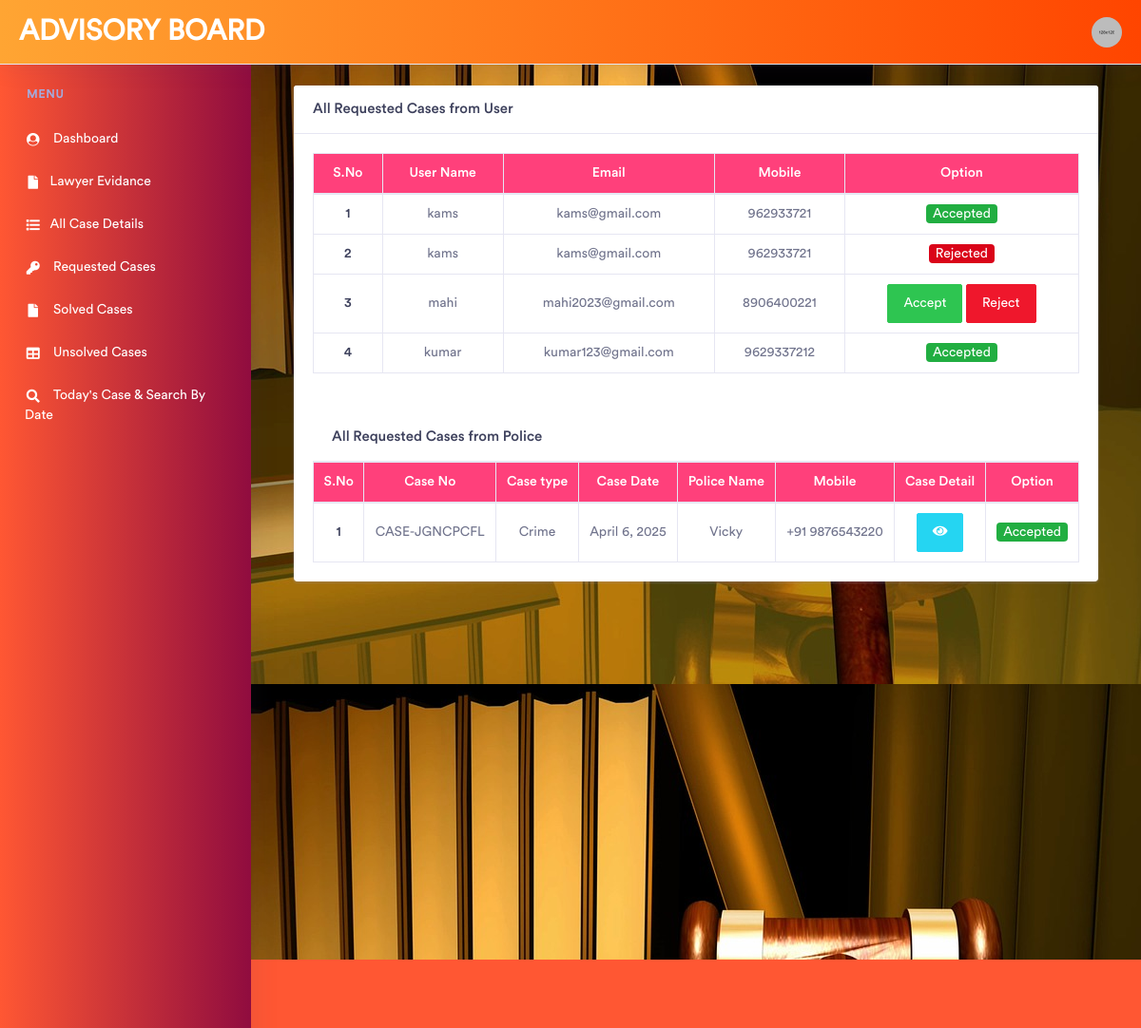
Page /user_case/ (signed in) on the committed database.
### app/models.py (models this page shows, shortened)
class Lawyer_Request(models.Model):
	lawyer_id = models.ForeignKey(Lawyer_Detail, on_delete=models.CASCADE)
	user_id = models.ForeignKey(User_Detail, on_delete=models.CASCADE)
	status = models.CharField(max_length=100)

class User_Detail(models.Model):
	username = models.CharField(max_length=30,unique=True)
	first_name = models.CharField(max_length=30)
	last_name = models.CharField(max_length=30)
	password = models.CharField(max_length=40)
	mail = models.EmailField(max_length=30)
	mobile = models.CharField(max_length=15)
	country = models.CharField(max_length=30)
	state = models.CharField(max_length=30)
	city = models.CharField(max_length=30)
	address =  models.TextField(max_length=200)

class Send_Case(models.Model):
	lawyer_id = models.ForeignKey(Lawyer_Detail, on_delete=models.CASCADE)
	police_id = models.ForeignKey(Police_Detail, on_delete=models.CASCADE)
	case_id = models.ForeignKey(Fir_Detail, on_delete=models.CASCADE)
	date = models.DateField(null=True,blank=True)
	status = models.CharField(max_length=100,null=True,blank=True)

class Fir_Detail(models.Model):
	police_id = models.ForeignKey(Police_Detail, on_delete=models.CASCADE,null=True)
	case_no = models.CharField(max_length=100,null=True)
	case_type = models.CharField(max_length=100,null=True)
	victim_name = models.CharField(max_length=100)
	suspect_name = models.CharField(max_length=15)
	victim_gender = models.CharField(max_length=100)
	case_date = models.DateField()
	case_filed_date = models.DateField()
	case_location = models.CharField(max_length=100)
	victim_address =  models.TextField(max_length=1000)
	suspect_address =  models.TextField(max_length=1000)
	fir_doc = models.FileField('FIR Document ',upload_to='documents/',null=True)
	evidance = models.FileField('Evidance Document',upload_to='documents/',null=True)
	victim_photo = models.FileField('Victim Photo ',upload_to='documents/',null=True)
	suspect_photo = models.FileField('Suspect Photo ',upload_to='documents/',null=True)
	case_summary =  models.TextField(max_length=1000)
	case_status = models.CharField(max_length=100,null=True,blank=True)
	judgement = models.TextField(max_length=1000,null=True,blank=True)

class Police_Detail(models.Model):
	police_name = models.CharField(max_length=100)
	username = models.CharField(max_length=80,unique=True)
	password = models.CharField(max_length=40)
	mail = models.EmailField(max_length=30)
	mobile = models.CharField(max_length=15)
	designation = models.CharField(max_length=100)
	station_name = models.CharField(max_length=200)
	country = models.CharField(max_length=30)
	state = models.CharField(max_length=30)
	city = models.CharField(max_length=30)
	address =  models.TextField(max_length=200)
	image = models.FileField('Upload Image',upload_to='documents/',null=True)

### app/views.py (the view)
# urls.py: path('user_case/', views.user_case,name="user_case"),
def user_case(request):
	if request.session.has_key('lawyer_id'):
		user_id = request.session['lawyer_id']
		ids = Lawyer_Request.objects.filter(lawyer_id=int(user_id))
		detail = Send_Case.objects.filter(lawyer_id=int(user_id))
		return render(request,'user_case.html',{'row':ids,'detail':detail})
	else:
		return render(request,'lawyer_login.html',{})

### app/templates/user_case.html
{% include 'lawyer_header.html' %}
<div class="col-xl-12 col-lg-12 col-md-12 col-sm-12 col-12">
    <div class="card">
        <h5 class="card-header">All Requested Cases from User</h5>
        <div class="card-body">
            <div class="table-responsive ">
                <table class="table table-bordered">
                    <thead style="background: #ff407b;">
                        <tr class="white">
                            <th scope="col" >S.No</th>
                            <th scope="col">User Name</th>
                            <th scope="col">Email</th>
                            <th scope="col">Mobile</th>
                            <th scope="col">Option</th>
                        </tr>
                    </thead>
                    <tbody>
                            {% for i in row %}
                            <tr>
                                <th scope="row">{{forloop.counter}}</th>
                                <td>{{i.user_id.username}}</td>
                                <td>{{i.user_id.mail}}</td>
                                <td>{{i.user_id.mobile}}</td>
                                <td>{% if i.status == 'Pending' %}
                                    <a href="{% url 'accept' pk=i.id %}" class="btn btn-success">Accept</a>
                                    <a href="{% url 'reject' pk=i.id %}" class="btn btn-danger">Reject</a>
                                {% elif i.status == 'Accepted' %}
                                <span class="badge badge-success">{{i.status}}</span>
                                {% else %}
                                <span class="badge badge-danger">{{i.status}}</span>
                                {% endif %}
                                </td>
                            </tr>
                            {% empty %}
                            <tr>
                                <td colspan="8" class="text-center bg-primary">No Request</td>
                            </tr>
                           {% endfor %}
                    </tbody>
                </table>
            </div><br><br>
            <h5 class="card-header">All Requested Cases from Police</h5>
            <div class="table-responsive ">
                <table class="table table-bordered">
                    <thead style="background: #ff407b;">
                        <tr class="white">
                            <th scope="col" >S.No</th>
                            <th scope="col">Case No</th>
                            <th scope="col">Case type</th>
                            <th scope="col">Case Date</th>
                            <th scope="col">Police Name</th>
                            <th scope="col">Mobile</th>
                            <th scope="col">Case Detail</th>
                            <th scope="col">Option</th>
                        </tr>
                    </thead>
                    <tbody>
                            {% for i in detail %}
                            <tr>
                                <th scope="row">{{forloop.counter}}</th>
                                <td>{{i.case_id.case_no}}</td>
                                <td>{{i.case_id.case_type}}</td>
                                <td>{{i.case_id.case_date}}</td>
                                <td>{{i.police_id.police_name}}</td>
                                <td>{{i.police_id.mobile}}</td>
                                <td><a href="{% url 'case_list' pk=i.case_id_id %}?case_no={{i.case_id.case_no}}" class="btn btn-info"><i class="fa fa-eye"></i></a></td>
                                <td>{% if i.status == 'Pending' %}
                                    <a href="{% url 'accept_police' pk=i.id %}" class="btn btn-success">Accept</a>
                                    <a href="{% url 'reject_police' pk=i.id %}" class="btn btn-danger">Reject</a>
                                {% elif i.status == 'Accepted' %}
                                <span class="badge badge-success">{{i.status}}</span>
                                {% else %}
                                <span class="badge badge-danger">{{i.status}}</span>
                                {% endif %}
                                </td>
                            </tr>
                            {% empty %}
                            <tr>
                                <td colspan="8" class="text-center bg-primary">No Request</td>
                            </tr>
                           {% endfor %}
                    </tbody>
                </table>
            </div>
        </div>
    </div>
</div>
{% include 'footer.html' %}

### app/templates/lawyer_header.html (style rules this page uses)
td,tr { text-align: center; }
.white th { color: #FFF !important; }

### rows in the picture
Lawyer_Request: user_id.username "kams", user_id.mail "kams@gmail.com", user_id.mobile "962933721", status "Accepted"
Lawyer_Request: user_id.username "kams", user_id.mail "kams@gmail.com", user_id.mobile "962933721", status "Rejected"
Lawyer_Request: user_id.username "mahi", user_id.mail "mahi2023@gmail.com", user_id.mobile "8906400221", status "Accept"
Lawyer_Request: user_id.username "kumar", user_id.mail "kumar123@gmail.com", user_id.mobile "9629337212", status "Accepted"
Send_Case: case_id.case_no "CASE-JGNCPCFL", case_id.case_type "Crime", case_id.case_date "April 6, 2025", police_id.police_name "Vicky", police_id.mobile "+91 9876543220", status "Accepted"
